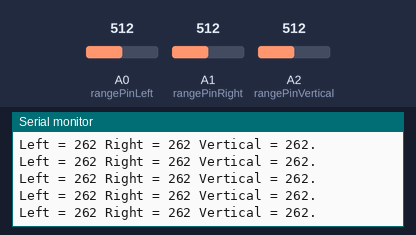
The sketch below on a simulated Arduino Uno, built with avr-gcc and run on an emulated ATmega328P. Parts: the last lines printed to the serial monitor. The test bench sets the inputs (shaded band); at power-on: A0 (rangePinLeft) = 512, A1 (rangePinRight) = 512, A2 (rangePinVertical) = 512.

Above: at 1.2 s.
1.3 s: A0 (rangePinLeft) set to 208
At 1.4 s:
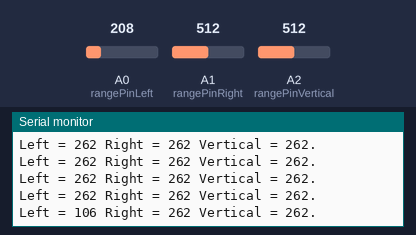
4.3 s: A0 (rangePinLeft) set to 183
At 4.31 s:
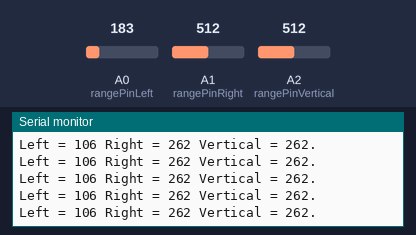
7.3 s: A1 (rangePinRight) set to 214
At 7.31 s:
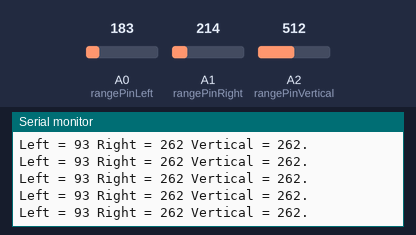
10.3 s: A1 (rangePinRight) set to 180
At 10.32 s:
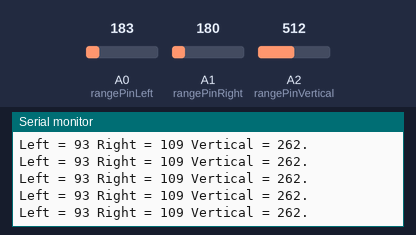
13.3 s: A2 (rangePinVertical) set to 22
At 14.2 s:
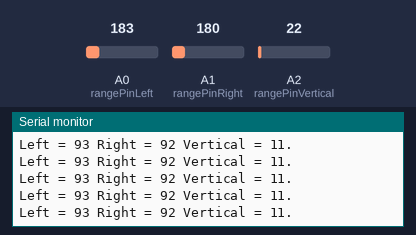
16.3 s: A2 (rangePinVertical) set to 17
At 17.4 s:
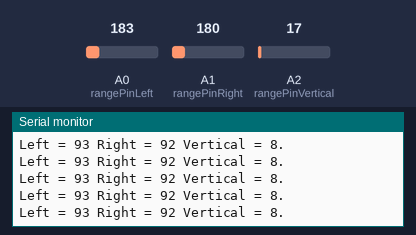
Timing chart, 0 to 19.3 s (numbered marks = the images above; inputs shaded):
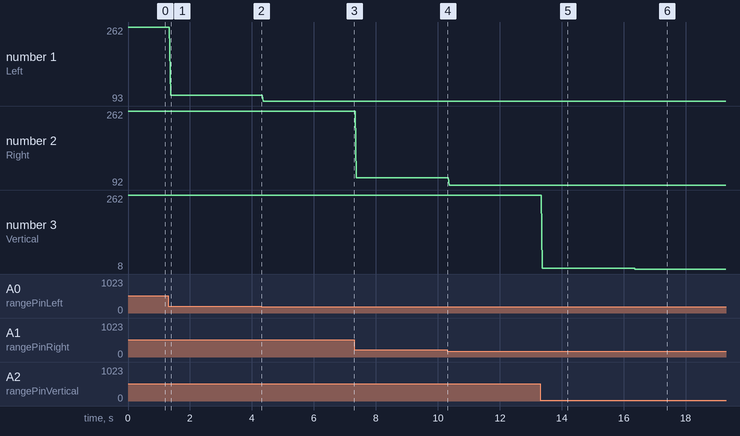

The sketch:

MulitAnalogRangeTestHeader.ino
```cpp
#include "MultiAnalogRangeFinder.h"

MultiAnalogRange analogRange;


void setup()
{
     Serial.begin(9600);
}

void loop()
{
     analogRange.GetRanges();

     Serial.print("Left = ");
     Serial.print(analogRange.sensors[0]);
     Serial.print(" Right = ");
     Serial.print(analogRange.sensors[1]);
     Serial.print(" Vertical = ");
     Serial.print(analogRange.sensors[2]);
     Serial.println(".");
}
```

MultiAnalogRangeFinder.cpp
```cpp
#include "MultiAnalogRangeFinder.h"

// Converts the analog read values to inches and stores
// those values in the public container for later use
void MultiAnalogRange::ConvertRangeValues()
{
      long totalLeft, totalRight, totalVertical;
      long rangeLeft, rangeRight, rangeVertical;

      // Equation to convert analog units to MilliVolts for each sensor
      totalLeft = voltsPerUnit * sensors[0];
      totalRight = voltsPerUnit * sensors[1];
      totalVertical = voltsPerUnit * sensors[2];

      // Equation to convert MilliVolts to inches for each sensor
      sensors[0] = totalLeft / voltsPerInch;
      sensors[1] = totalRight / voltsPerInch;
      sensors[2] = totalVertical / voltsPerInch;
}

// Reads the analog pins to find the values of the range finders
void MultiAnalogRange::GetRanges()
{
      // strobe the rx pin to begin read sequence
      digitalWrite(rxPin, HIGH);
      digitalWrite(rxPin, LOW);

      // reads each sensor and sets values to global vars
      sensors[0] = analogRead(rangePinLeft);
      sensors[1] = analogRead(rangePinRight);
      sensors[2] = analogRead(rangePinVertical);

      // Call ConvertRangeValues to convert the analog
      // input values to inches for use in project
      ConvertRangeValues();
}
```

MultiAnalogRangeFinder.h
```cpp
// Header file for MultiAnalogRangeFinderTest
// using chain read function
// Date: 20121214

#ifndef MULTI_ANALOG_RANGE_FINDER
#define MULTI_ANALOG_RANGE_FINDER

// Arduino libraries, needed to use arduino hardware functions
#include <Arduino.h>

// Define analog pins for range finders
#define rangePinLeft A0
#define rangePinRight A1
#define rangePinVertical A2

// Define pins for control of sensors
#define bwPin 6
#define rxPin 7

// Define values for conversions in millivolts
#define voltsPerInch 9.57
#define voltsPerUnit 4.9

// Class for reading the range finders and setting a
// public container for easy access
class MultiAnalogRange
{
  private:
      // Private functions
      void ConvertRangeValues();

  public:
      // Public Functions
      void GetRanges();

      // Global Private Variables
      // public container for easy access to find range values
      long sensors[3];  // sensor values, left = 0, right = 1, vertical = 2
};
#endif
```

Measured:
- after the input at 1.3 s, the serial monitor: prints a new line after 0.07 s (image 1)
- after the input at 13.3 s, the serial monitor: prints a new line after 0.08 s (image 5)
- after the input at 16.3 s, the serial monitor: prints a new line after 0.08 s (image 6)
- plotted number 1: 262 → 106 after the input at 1.3 s, 106 → 93 after the input at 4.3 s
- plotted number 2: 262 → 109 after the input at 7.3 s, 109 → 92 after the input at 10.3 s
- plotted number 3: 262 → 11 after the input at 13.3 s, 11 → 8 after the input at 16.3 s
